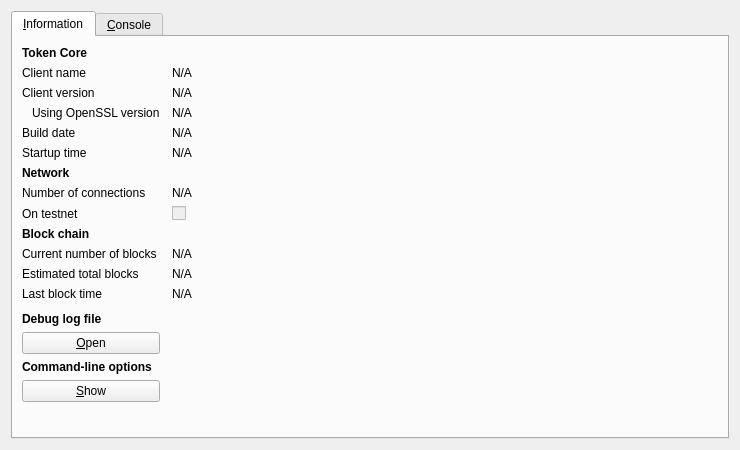
<?xml version="1.0" encoding="UTF-8"?>
<ui version="4.0">
 <class>RPCConsole</class>
 <widget class="QDialog" name="RPCConsole">
  <property name="geometry">
   <rect>
    <x>0</x>
    <y>0</y>
    <width>740</width>
    <height>450</height>
   </rect>
  </property>
  <property name="windowTitle">
   <string>Token - Debug window</string>
  </property>
  <layout class="QVBoxLayout" name="verticalLayout_2">
   <item>
    <widget class="QTabWidget" name="tabWidget">
     <property name="currentIndex">
      <number>0</number>
     </property>
     <widget class="QWidget" name="tab_info">
      <attribute name="title">
       <string>&amp;Information</string>
      </attribute>
      <layout class="QGridLayout" name="gridLayout" columnstretch="0,1">
       <property name="horizontalSpacing">
        <number>12</number>
       </property>
       <item row="0" column="0">
        <widget class="QLabel" name="label_9">
         <property name="font">
          <font>
           <weight>75</weight>
           <bold>true</bold>
          </font>
         </property>
         <property name="text">
          <string>Token Core</string>
         </property>
        </widget>
       </item>
       <item row="1" column="0">
        <widget class="QLabel" name="label_5">
         <property name="text">
          <string>Client name</string>
         </property>
        </widget>
       </item>
       <item row="1" column="1">
        <widget class="QLabel" name="clientName">
         <property name="cursor">
          <cursorShape>IBeamCursor</cursorShape>
         </property>
         <property name="text">
          <string>N/A</string>
         </property>
         <property name="textFormat">
          <enum>Qt::PlainText</enum>
         </property>
         <property name="textInteractionFlags">
          <set>Qt::LinksAccessibleByMouse|Qt::TextSelectableByKeyboard|Qt::TextSelectableByMouse</set>
         </property>
        </widget>
       </item>
       <item row="2" column="0">
        <widget class="QLabel" name="label_6">
         <property name="text">
          <string>Client version</string>
         </property>
        </widget>
       </item>
       <item row="2" column="1">
        <widget class="QLabel" name="clientVersion">
         <property name="cursor">
          <cursorShape>IBeamCursor</cursorShape>
         </property>
         <property name="text">
          <string>N/A</string>
         </property>
         <property name="textFormat">
          <enum>Qt::PlainText</enum>
         </property>
         <property name="textInteractionFlags">
          <set>Qt::LinksAccessibleByMouse|Qt::TextSelectableByKeyboard|Qt::TextSelectableByMouse</set>
         </property>
        </widget>
       </item>
       <item row="3" column="0">
        <widget class="QLabel" name="label_14">
         <property name="text">
          <string>Using OpenSSL version</string>
         </property>
         <property name="indent">
          <number>10</number>
         </property>
        </widget>
       </item>
       <item row="3" column="1">
        <widget class="QLabel" name="openSSLVersion">
         <property name="cursor">
          <cursorShape>IBeamCursor</cursorShape>
         </property>
         <property name="text">
          <string>N/A</string>
         </property>
         <property name="textFormat">
          <enum>Qt::PlainText</enum>
         </property>
         <property name="textInteractionFlags">
          <set>Qt::LinksAccessibleByMouse|Qt::TextSelectableByKeyboard|Qt::TextSelectableByMouse</set>
         </property>
        </widget>
       </item>
       <item row="4" column="0">
        <widget class="QLabel" name="label_12">
         <property name="text">
          <string>Build date</string>
         </property>
        </widget>
       </item>
       <item row="4" column="1">
        <widget class="QLabel" name="buildDate">
         <property name="cursor">
          <cursorShape>IBeamCursor</cursorShape>
         </property>
         <property name="text">
          <string>N/A</string>
         </property>
         <property name="textFormat">
          <enum>Qt::PlainText</enum>
         </property>
         <property name="textInteractionFlags">
          <set>Qt::LinksAccessibleByMouse|Qt::TextSelectableByKeyboard|Qt::TextSelectableByMouse</set>
         </property>
        </widget>
       </item>
       <item row="5" column="0">
        <widget class="QLabel" name="label_13">
         <property name="text">
          <string>Startup time</string>
         </property>
        </widget>
       </item>
       <item row="5" column="1">
        <widget class="QLabel" name="startupTime">
         <property name="cursor">
          <cursorShape>IBeamCursor</cursorShape>
         </property>
         <property name="text">
          <string>N/A</string>
         </property>
         <property name="textFormat">
          <enum>Qt::PlainText</enum>
         </property>
         <property name="textInteractionFlags">
          <set>Qt::LinksAccessibleByMouse|Qt::TextSelectableByKeyboard|Qt::TextSelectableByMouse</set>
         </property>
        </widget>
       </item>
       <item row="6" column="0">
        <widget class="QLabel" name="label_11">
         <property name="font">
          <font>
           <weight>75</weight>
           <bold>true</bold>
          </font>
         </property>
         <property name="text">
          <string>Network</string>
         </property>
        </widget>
       </item>
       <item row="7" column="0">
        <widget class="QLabel" name="label_7">
         <property name="text">
          <string>Number of connections</string>
         </property>
        </widget>
       </item>
       <item row="7" column="1">
        <widget class="QLabel" name="numberOfConnections">
         <property name="cursor">
          <cursorShape>IBeamCursor</cursorShape>
         </property>
         <property name="text">
          <string>N/A</string>
         </property>
         <property name="textFormat">
          <enum>Qt::PlainText</enum>
         </property>
         <property name="textInteractionFlags">
          <set>Qt::LinksAccessibleByMouse|Qt::TextSelectableByKeyboard|Qt::TextSelectableByMouse</set>
         </property>
        </widget>
       </item>
       <item row="8" column="0">
        <widget class="QLabel" name="label_8">
         <property name="text">
          <string>On testnet</string>
         </property>
        </widget>
       </item>
       <item row="8" column="1">
        <widget class="QCheckBox" name="isTestNet">
         <property name="enabled">
          <bool>false</bool>
         </property>
         <property name="text">
          <string/>
         </property>
        </widget>
       </item>
       <item row="9" column="0">
        <widget class="QLabel" name="label_10">
         <property name="font">
          <font>
           <weight>75</weight>
           <bold>true</bold>
          </font>
         </property>
         <property name="text">
          <string>Block chain</string>
         </property>
        </widget>
       </item>
       <item row="10" column="0">
        <widget class="QLabel" name="label_3">
         <property name="text">
          <string>Current number of blocks</string>
         </property>
        </widget>
       </item>
       <item row="10" column="1">
        <widget class="QLabel" name="numberOfBlocks">
         <property name="cursor">
          <cursorShape>IBeamCursor</cursorShape>
         </property>
         <property name="text">
          <string>N/A</string>
         </property>
         <property name="textFormat">
          <enum>Qt::PlainText</enum>
         </property>
         <property name="textInteractionFlags">
          <set>Qt::LinksAccessibleByMouse|Qt::TextSelectableByKeyboard|Qt::TextSelectableByMouse</set>
         </property>
        </widget>
       </item>
       <item row="11" column="0">
        <widget class="QLabel" name="label_4">
         <property name="text">
          <string>Estimated total blocks</string>
         </property>
        </widget>
       </item>
       <item row="11" column="1">
        <widget class="QLabel" name="totalBlocks">
         <property name="cursor">
          <cursorShape>IBeamCursor</cursorShape>
         </property>
         <property name="text">
          <string>N/A</string>
         </property>
         <property name="textFormat">
          <enum>Qt::PlainText</enum>
         </property>
         <property name="textInteractionFlags">
          <set>Qt::LinksAccessibleByMouse|Qt::TextSelectableByKeyboard|Qt::TextSelectableByMouse</set>
         </property>
        </widget>
       </item>
       <item row="12" column="0">
        <widget class="QLabel" name="label_2">
         <property name="text">
          <string>Last block time</string>
         </property>
        </widget>
       </item>
       <item row="12" column="1">
        <widget class="QLabel" name="lastBlockTime">
         <property name="cursor">
          <cursorShape>IBeamCursor</cursorShape>
         </property>
         <property name="text">
          <string>N/A</string>
         </property>
         <property name="textFormat">
          <enum>Qt::PlainText</enum>
         </property>
         <property name="textInteractionFlags">
          <set>Qt::LinksAccessibleByMouse|Qt::TextSelectableByKeyboard|Qt::TextSelectableByMouse</set>
         </property>
        </widget>
       </item>
       <item row="13" column="0">
        <spacer name="verticalSpacer_2">
         <property name="orientation">
          <enum>Qt::Vertical</enum>
         </property>
         <property name="sizeHint" stdset="0">
          <size>
           <width>20</width>
           <height>20</height>
          </size>
         </property>
        </spacer>
       </item>
       <item row="14" column="0">
        <widget class="QLabel" name="labelDebugLogfile">
         <property name="font">
          <font>
           <weight>75</weight>
           <bold>true</bold>
          </font>
         </property>
         <property name="text">
          <string>Debug log file</string>
         </property>
        </widget>
       </item>
       <item row="15" column="0">
        <widget class="QPushButton" name="openDebugLogfileButton">
         <property name="toolTip">
          <string>Open the Token debug log file from the current data directory. This can take a few seconds for large log files.</string>
         </property>
         <property name="text">
          <string>&amp;Open</string>
         </property>
         <property name="autoDefault">
          <bool>false</bool>
         </property>
        </widget>
       </item>
       <item row="16" column="0">
        <widget class="QLabel" name="labelCLOptions">
         <property name="font">
          <font>
           <weight>75</weight>
           <bold>true</bold>
          </font>
         </property>
         <property name="text">
          <string>Command-line options</string>
         </property>
        </widget>
       </item>
       <item row="17" column="0">
        <widget class="QPushButton" name="showCLOptionsButton">
         <property name="toolTip">
          <string>Show the Token-Qt help message to get a list with possible Token command-line options.</string>
         </property>
         <property name="text">
          <string>&amp;Show</string>
         </property>
         <property name="autoDefault">
          <bool>false</bool>
         </property>
        </widget>
       </item>
       <item row="18" column="0">
        <spacer name="verticalSpacer">
         <property name="orientation">
          <enum>Qt::Vertical</enum>
         </property>
         <property name="sizeHint" stdset="0">
          <size>
           <width>20</width>
           <height>40</height>
          </size>
         </property>
        </spacer>
       </item>
      </layout>
     </widget>
     <widget class="QWidget" name="tab_console">
      <attribute name="title">
       <string>&amp;Console</string>
      </attribute>
      <layout class="QVBoxLayout" name="verticalLayout_3">
       <property name="spacing">
        <number>3</number>
       </property>
       <item>
        <widget class="QTextEdit" name="messagesWidget">
         <property name="minimumSize">
          <size>
           <width>0</width>
           <height>100</height>
          </size>
         </property>
         <property name="readOnly">
          <bool>true</bool>
         </property>
         <property name="tabKeyNavigation" stdset="0">
          <bool>false</bool>
         </property>
         <property name="columnCount" stdset="0">
          <number>2</number>
         </property>
        </widget>
       </item>
       <item>
        <layout class="QHBoxLayout" name="horizontalLayout">
         <property name="spacing">
          <number>3</number>
         </property>
         <item>
          <widget class="QLabel" name="label">
           <property name="text">
            <string notr="true">&gt;</string>
           </property>
          </widget>
         </item>
         <item>
          <widget class="QLineEdit" name="lineEdit"/>
         </item>
         <item>
          <widget class="QPushButton" name="clearButton">
           <property name="maximumSize">
            <size>
             <width>24</width>
             <height>24</height>
            </size>
           </property>
           <property name="toolTip">
            <string>Clear console</string>
           </property>
           <property name="text">
            <string/>
           </property>
           <property name="icon">
            <iconset resource="../bitcoin.qrc">
             <normaloff>:/icons/remove</normaloff>:/icons/remove</iconset>
           </property>
           <property name="shortcut">
            <string notr="true">Ctrl+L</string>
           </property>
           <property name="autoDefault">
            <bool>false</bool>
           </property>
          </widget>
         </item>
        </layout>
       </item>
      </layout>
     </widget>
    </widget>
   </item>
  </layout>
 </widget>
 <resources>
  <include location="../bitcoin.qrc"/>
 </resources>
 <connections/>
</ui>
